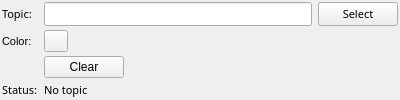
<?xml version="1.0" encoding="UTF-8"?>
<ui version="4.0">
 <class>path_config</class>
 <widget class="QWidget" name="path_config">
  <property name="geometry">
   <rect>
    <x>0</x>
    <y>0</y>
    <width>400</width>
    <height>79</height>
   </rect>
  </property>
  <property name="windowTitle">
   <string>Form</string>
  </property>
  <property name="styleSheet">
   <string notr="true"/>
  </property>
  <layout class="QGridLayout" name="gridLayout">
   <property name="verticalSpacing">
    <number>4</number>
   </property>
   <property name="margin">
    <number>2</number>
   </property>
   <item row="6" column="0">
    <widget class="QLabel" name="label_2">
     <property name="font">
      <font>
       <family>Sans Serif</family>
       <pointsize>8</pointsize>
      </font>
     </property>
     <property name="text">
      <string>Status:</string>
     </property>
    </widget>
   </item>
   <item row="3" column="0">
    <widget class="QLabel" name="label_3">
     <property name="font">
      <font>
       <pointsize>8</pointsize>
      </font>
     </property>
     <property name="text">
      <string>Color:</string>
     </property>
    </widget>
   </item>
   <item row="6" column="2" colspan="2">
    <widget class="QLabel" name="status">
     <property name="font">
      <font>
       <family>Sans Serif</family>
       <pointsize>8</pointsize>
      </font>
     </property>
     <property name="styleSheet">
      <string notr="true"/>
     </property>
     <property name="text">
      <string>No topic</string>
     </property>
     <property name="wordWrap">
      <bool>true</bool>
     </property>
    </widget>
   </item>
   <item row="2" column="3">
    <widget class="QPushButton" name="selecttopic">
     <property name="sizePolicy">
      <sizepolicy hsizetype="Fixed" vsizetype="Fixed">
       <horstretch>0</horstretch>
       <verstretch>0</verstretch>
      </sizepolicy>
     </property>
     <property name="font">
      <font>
       <family>Sans Serif</family>
       <pointsize>8</pointsize>
      </font>
     </property>
     <property name="styleSheet">
      <string notr="true"/>
     </property>
     <property name="text">
      <string>Select</string>
     </property>
    </widget>
   </item>
   <item row="2" column="2">
    <widget class="QLineEdit" name="topic">
     <property name="font">
      <font>
       <family>Sans Serif</family>
       <pointsize>8</pointsize>
      </font>
     </property>
    </widget>
   </item>
   <item row="2" column="0">
    <widget class="QLabel" name="label">
     <property name="font">
      <font>
       <family>Sans Serif</family>
       <pointsize>8</pointsize>
      </font>
     </property>
     <property name="text">
      <string>Topic:</string>
     </property>
    </widget>
   </item>
   <item row="3" column="2">
    <widget class="mapviz::ColorButton" name="path_color">
     <property name="maximumSize">
      <size>
       <width>24</width>
       <height>24</height>
      </size>
     </property>
     <property name="text">
      <string/>
     </property>
    </widget>
   </item>
   <item row="4" column="2">
    <widget class="QPushButton" name="buttonResetBuffer">
     <property name="sizePolicy">
      <sizepolicy hsizetype="Fixed" vsizetype="Fixed">
       <horstretch>0</horstretch>
       <verstretch>0</verstretch>
      </sizepolicy>
     </property>
     <property name="text">
      <string>Clear</string>
     </property>
    </widget>
   </item>
   <item row="5" column="2">
    <spacer name="verticalSpacer">
     <property name="orientation">
      <enum>Qt::Vertical</enum>
     </property>
     <property name="sizeHint" stdset="0">
      <size>
       <width>20</width>
       <height>40</height>
      </size>
     </property>
    </spacer>
   </item>
  </layout>
 </widget>
 <customwidgets>
  <customwidget>
   <class>mapviz::ColorButton</class>
   <extends>QPushButton</extends>
   <header location="global">mapviz/color_button.hpp</header>
  </customwidget>
 </customwidgets>
 <resources/>
 <connections/>
 <slots>
  <slot>SelectColor()</slot>
  <slot>SelectTopic()</slot>
  <slot>TopicEdited()</slot>
  <slot>PositionToleranceChanged(double)</slot>
  <slot>AngleToleranceChanged(double)</slot>
 </slots>
</ui>
